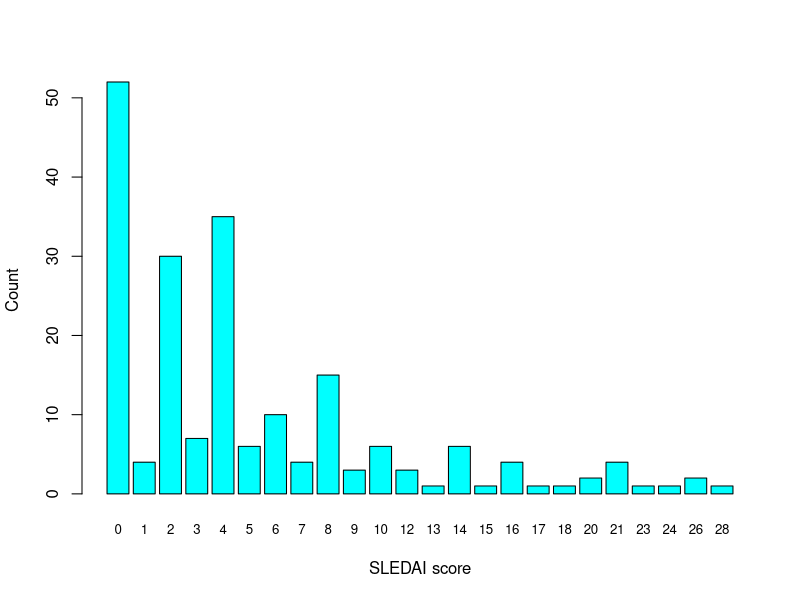
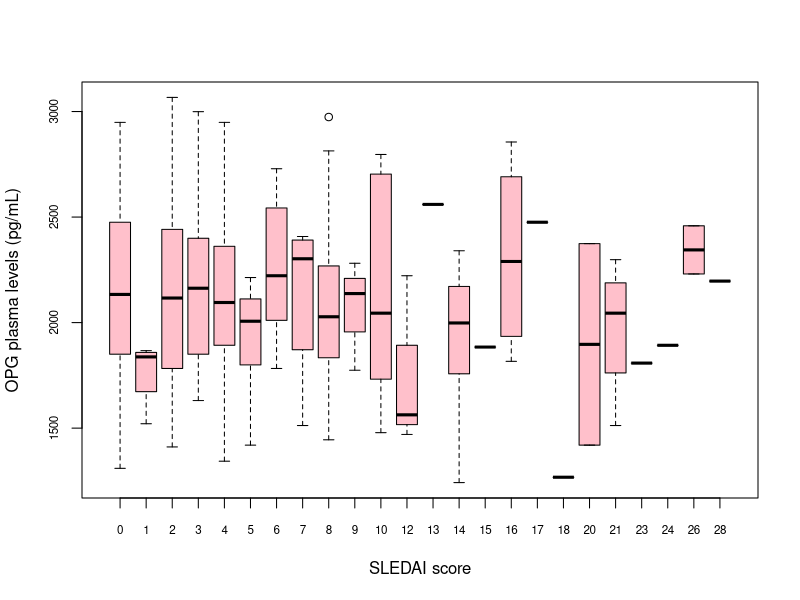
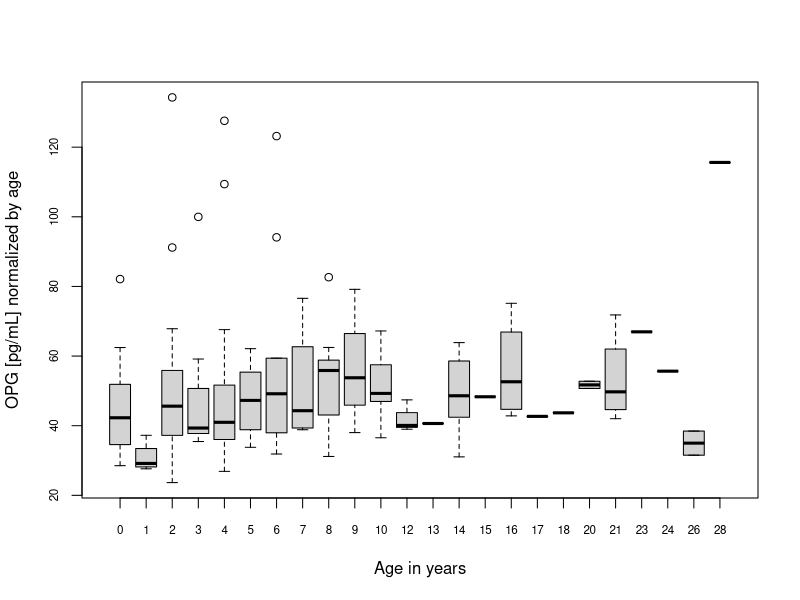
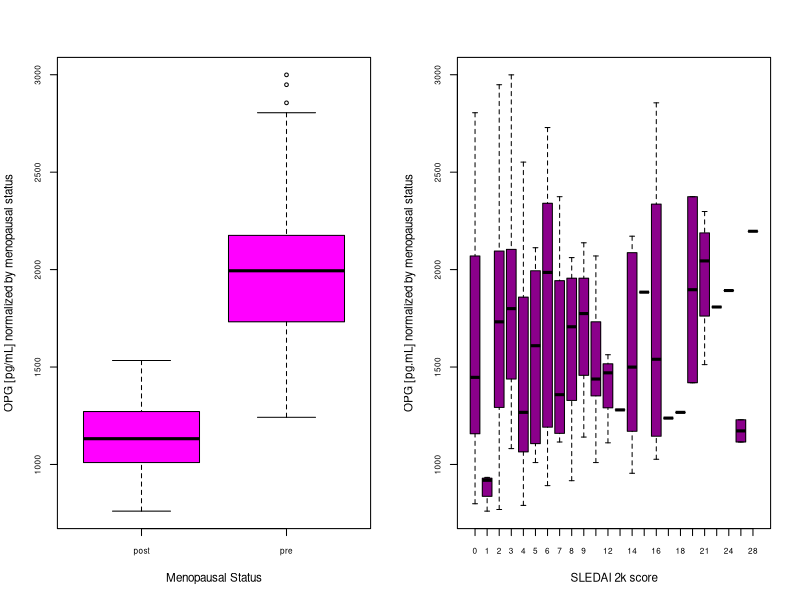
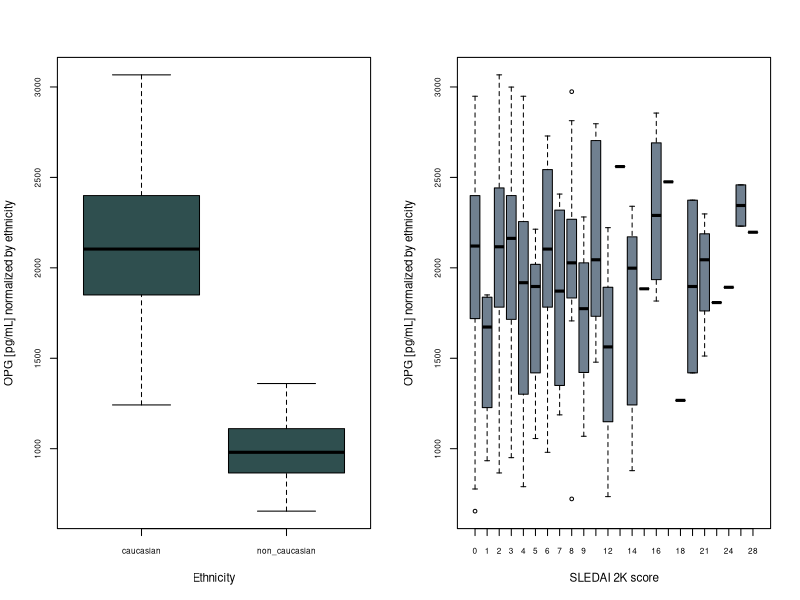
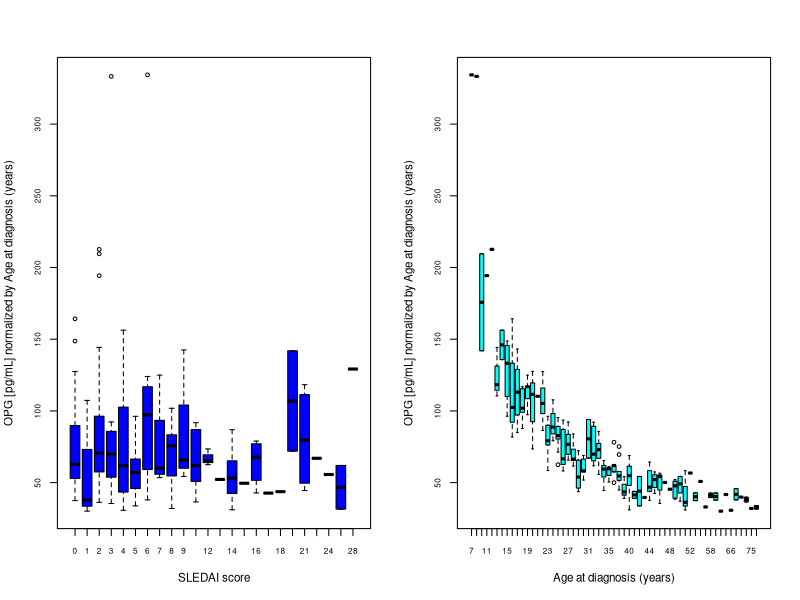
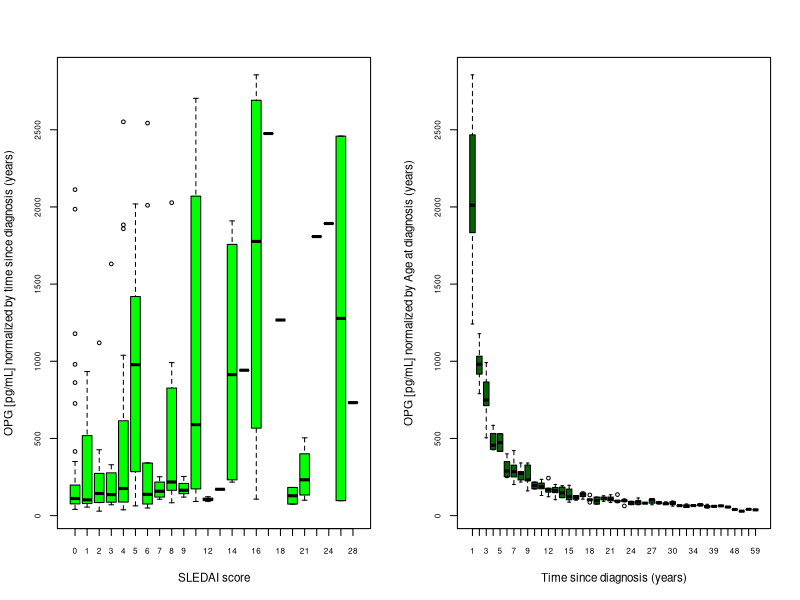
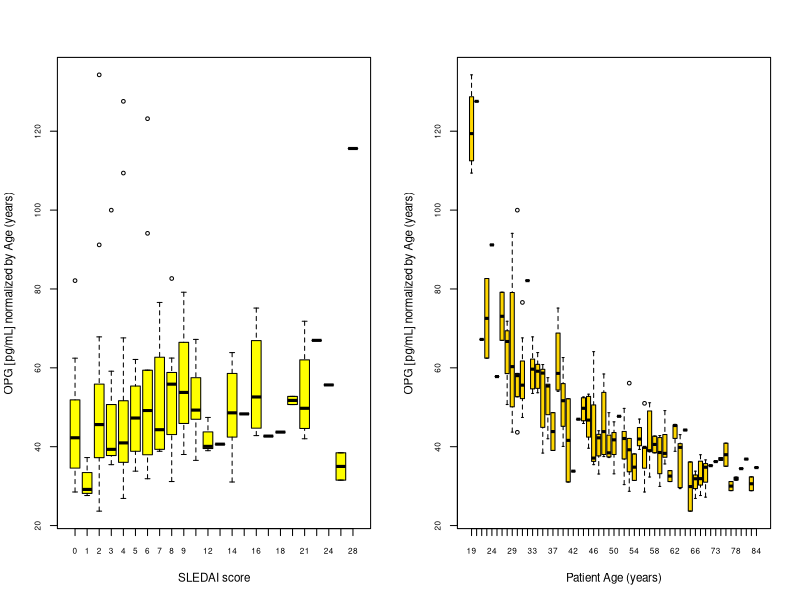

Here is the R script that generated these plots, in order:
library(readxl)
library(dplyr)
OriginalData <- read_excel("g1_s1_dataset_v251001.xlsx")
View(OriginalData)
##OriginalData <- OriginalData %>% mutate(time_since_diagnosis_years = ifelse(OriginalData$time_since_diagnosis_years == 0, NA, time_since_diagnosis_years))
OriginalData <- OriginalData %>% 
  mutate(time_since_diagnosis_years = time_since_diagnosis_years + 1)
shapiro.test(OriginalData$opg_pg_ml)
cor.test(OriginalData$sledai_score, OriginalData$opg_pg_ml, method = ("pearson"))

##do this for al variables and then combine into a list
SLEDAI_counts <- OriginalData %>% group_by(sledai_score) %>% reframe(count = n())

barplot(SLEDAI_counts$count, 
        axes = T, axisnames = T, xlab = "SLEDAI score", ylab = "Count", 
        col = "cyan", names.arg = SLEDAI_counts$sledai_score, cex.names = 0.8)
patientsSLescore <- OriginalData %>% group_by(sledai_score) %>% reframe(opg_pg_ml)
par(cex.axis = 0.7)
boxplot(patientsSLescore$opg_pg_ml ~ patientsSLescore$sledai_score, 
        col = 'pink', xlab = 'SLEDAI score', ylab = "OPG plasma levels (pg/mL)")

##normalization
dummy_menopause <- data.frame(OriginalData$sub_id, OriginalData$menopausal_status)
dummy_menopause <- dummy_menopause %>% mutate(menopause_numeric = 
                                                 case_when(
                                                    OriginalData.menopausal_status == 'pre' ~ 1, 
                                                    OriginalData.menopausal_status == 'post' ~ 2))
dummy_ethnicity <- data.frame(OriginalData$sub_id, OriginalData$ethnicity)
dummy_ethnicity <- dummy_ethnicity %>% mutate(ethnicity_numeric = case_when
                                              (OriginalData.ethnicity == 'caucasian' ~ 1,
                                                 OriginalData.ethnicity == 'non_caucasian' ~ 2))

#NORMALIZATION
##By patient age
OPGbyAge <- data.frame(OriginalData$sub_id, OriginalData$sledai_score, OriginalData$opg_pg_ml, 
                       OriginalData$age_years, 
                       (OriginalData$opg_pg_ml/OriginalData$age_years))
colnames(OPGbyAge) <- c('Patient ID', 'SLEDAI 2k score', 'OPG [pg/mL]', 
                        'Age (years)', 'OPG [pg/mL] normalized by Age')
cor.test(OPGbyAge$`OPG [pg/mL] normalized by Age`, OPGbyAge$`SLEDAI 2k score`)
boxplot(OPGbyAge$`OPG [pg/mL] normalized by Age` ~ OPGbyAge$`SLEDAI 2k score`,
        xlab = 'Age in years', ylab = 'OPG [pg/mL] normalized by age')

##One singular data frame
Normalizedbyconfounding <- data.frame(OriginalData$sub_id, OriginalData$sledai_score, 
                                      (OriginalData$opg_pg_ml/OriginalData$age_at_diagnosis_years), 
                                      (OriginalData$opg_pg_ml/OriginalData$time_since_diagnosis_years), 
                                      (OriginalData$opg_pg_ml/OriginalData$age_years), 
                                      (OriginalData$opg_pg_ml/OriginalData$bmi_kg_m2), 
                                      (OriginalData$opg_pg_ml/OriginalData$ifn_type1_iu_ml), 
                                      (OriginalData$opg_pg_ml/dummy_ethnicity$ethnicity_numeric), 
                                      (OriginalData$opg_pg_ml/dummy_menopause$menopause_numeric))
colnames(Normalizedbyconfounding) <- c('Patient ID', 'SLEDAI 2k score', 
                                       'OPG [pg/ml] normalized by Age at diagnosis (years)',
                                       'OPG [pg/ml] normalized by Time since diagnosis (years)', 
                                       'OPG [pg/ml] normalized by Age (years)', 
                                       'OPG [pg/ml] normalized by BMI (kg/m^2)', 
                                       'OPG [pg/ml] normalized by IFN expression',
                                       'OPG [pg/ml] normalized by Ethnictiy', 
                                       'OPG [pg/ml] normalized by Menopausal Status')
par(cex.axis = 0.7, mfrow = c(1,2), cex = 0.7)
boxplot(Normalizedbyconfounding$`OPG [pg/ml] normalized by Menopausal Status`~dummy_menopause$OriginalData.menopausal_status,
        xlab = 'Menopausal Status', ylab = 'OPG [pg/mL] normalized by menopausal status', col = "magenta")
boxplot(Normalizedbyconfounding$`OPG [pg/ml] normalized by Menopausal Status`~Normalizedbyconfounding$`SLEDAI 2k score`, 
        xlab = 'SLEDAI 2k score', ylab = 'OPG [pg.mL] normalized by menopausal status', col = "darkmagenta")

par(cex.axis = 0.7, mfrow = c(1,2), cex = 0.7)
boxplot(Normalizedbyconfounding$`OPG [pg/ml] normalized by Ethnictiy`~dummy_ethnicity$OriginalData.ethnicity,
        xlab = 'Ethnicity', ylab = 'OPG [pg/mL] normalized by ethnicity', col = "darkslategrey")
boxplot(Normalizedbyconfounding$`OPG [pg/ml] normalized by Ethnictiy`~Normalizedbyconfounding$`SLEDAI 2k score`,
        xlab = 'SLEDAI 2K score', ylab = 'OPG [pg/mL] normalized by ethnicity', col = "slategrey")

par(cex.axis = 0.7, mfrow = c(1,2), cex = 0.7)
#age at diagnosis
boxplot(Normalizedbyconfounding$`OPG [pg/ml] normalized by Age at diagnosis (years)`~Normalizedbyconfounding$`SLEDAI 2k score`, 
        xlab = 'SLEDAI score', ylab = 'OPG [pg/mL] normalized by Age at diagnosis (years)', 
        col = 'blue')
boxplot(Normalizedbyconfounding$`OPG [pg/ml] normalized by Age at diagnosis (years)`~OriginalData$age_at_diagnosis_years, 
        xlab = 'Age at diagnosis (years)', ylab = 'OPG [pg/mL] normalized by Age at diagnosis (years)', 
        col = 'cyan')
#time since diagnosis
boxplot(Normalizedbyconfounding$`OPG [pg/ml] normalized by Time since diagnosis (years)`~Normalizedbyconfounding$`SLEDAI 2k score`, 
        xlab = 'SLEDAI score', ylab = 'OPG [pg/mL] normalized by time since diagnosis (years)',
        col = 'green')
boxplot(Normalizedbyconfounding$`OPG [pg/ml] normalized by Time since diagnosis (years)`~OriginalData$time_since_diagnosis_years, 
        xlab = 'Time since diagnosis (years)', ylab = 'OPG [pg/mL] normalized by Age at diagnosis (years)', 
        col = "darkgreen")
#age
boxplot(Normalizedbyconfounding$`OPG [pg/ml] normalized by Age (years)`~Normalizedbyconfounding$`SLEDAI 2k score`, 
        xlab = 'SLEDAI score', ylab = 'OPG [pg/mL] normalized by Age (years)', 
        col = "yellow")
boxplot(Normalizedbyconfounding$`OPG [pg/ml] normalized by Age (years)`~OriginalData$age_years, 
        xlab = 'Patient Age (years)', ylab = 'OPG [pg/mL] normalized by Age (years)', 
        col = "gold")
#BMI
boxplot(Normalizedbyconfounding$`OPG [pg/ml] normalized by BMI (kg/m^2)`~Normalizedbyconfounding$`SLEDAI 2k score`, 
        xlab = 'SLEDAI score', ylab = 'OPG [pg/mL] normalized by BMI (kg/m^2)', 
        col = "brown")
#plot(OriginalData$bmi_kg_m2, Normalizedbyconfounding$`OPG [pg/ml] normalized by BMI (kg/m^2)`,
        #xlab = 'Patient BMI (kg/m^2)', ylab = 'OPG [pg/mL] normalized by BMI (kg/m^2)')
plot(OriginalData$bmi_kg_m2, Normalizedbyconfounding$`OPG [pg/ml] normalized by BMI (kg/m^2)`,
     xlab = 'Patient BMI (kg/m^2)', ylab = 'OPG [pg/mL] normalized by BMI (kg/m^2)', 
     col = "darkorange")
#IFN expression
boxplot(Normalizedbyconfounding$`OPG [pg/ml] normalized by IFN expression`~Normalizedbyconfounding$`SLEDAI 2k score`, 
        xlab = 'SLEDAI score', ylab = 'OPG [pg/mL] normalized by IFN expression [IU/mL)', 
        col = "red")
plot(OriginalData$ifn_type1_iu_ml, Normalizedbyconfounding$`OPG [pg/ml] normalized by IFN expression`, 
     xlab = 'IFN [IU/mL]', ylab = 'OPG [pg/mL] normalized by IFN expression [IU/mL]', 
     col = "pink")

#CORRELATION
##1 issue: some of the times since diagnosis are '0', which means that when normalizing the value is
##infinite, how to solve? I made them NA values (NOT STR) so that the stat test would just kind of ignore them. 

cols <- c('OPG [pg/ml] normalized by Age at diagnosis (years)', 
          'OPG [pg/ml] normalized by Time since diagnosis (years)', 
          'OPG [pg/ml] normalized by Age (years)', 
          'OPG [pg/ml] normalized by BMI (kg/m^2)', 
          'OPG [pg/ml] normalized by IFN expression', 
          'OPG [pg/ml] normalized by Ethnictiy', 
          'OPG [pg/ml] normalized by Menopausal Status')
print(cols)
all(cols %in% names(Normalizedbyconfounding)) #if true, proceed; if not, some name(s) don't match)
shapiro_results <- lapply(cols, function(col) {
  data <- na.omit(Normalizedbyconfounding[[col]])
  if (length(data) >= 3) {
    shapiro.test(data)$statistic
  } else {
    NA
  }
})
names(shapiro_results) <- cols
shapiro_results <- t(as.data.frame(shapiro_results))
shapiro_results_p <- lapply(cols, function(col) {
  data <- na.omit(Normalizedbyconfounding[[col]]) 
  if (length(data) >= 3) {
    shapiro.test(data)$p
    } else {
      NA
      }
  })
names(shapiro_results_p) <- cols
shapiro_results_p <- t(as.data.frame(shapiro_results_p))
shapiro_results_confounding <- data.frame(shapiro_results, shapiro_results_p)
colnames(shapiro_results_confounding) <- c('W statistic', 'P-value')
correlations <- sapply(cols, function(col) {cor(Normalizedbyconfounding[['SLEDAI 2k score']], 
                                                Normalizedbyconfounding[[col]], use = "complete.obs")
  })
correlations <- as.data.frame(correlations)
stat_norm_conf <- data.frame(correlations$correlations, 
                             shapiro_results_confounding$`W statistic`, 
                             shapiro_results_confounding$`P-value`)
row.names(stat_norm_conf) <- cols
colnames(stat_norm_conf) <- c('Correlation Coefficient', 'Shapiro W statistic', 'Shapiro P-value')
rm(correlations, shapiro_results, shapiro_results_p)

library(psych)
describe(Normalizedbyconfounding)

##Moving on from the confounding, we can do a similar thing for the biomarkers
biomarkers <- data_frame(OriginalData$vwf_iu_dl, OriginalData$sdc1_ng_ml, 
                         OriginalData$tm_ng_ml, OriginalData$ox_ldl_ng_ml, 
                         OriginalData$svcam1_ng_ml, OriginalData$ldh_u_l)
names(biomarkers) <- c('von Willebrand Factor', 'soluble DC-1', 
                       'Thrombomodulin', 'oxidized LDL', 'soluble VCAM-1', 'LDH')
summary(biomarkers)
describe(biomarkers)
